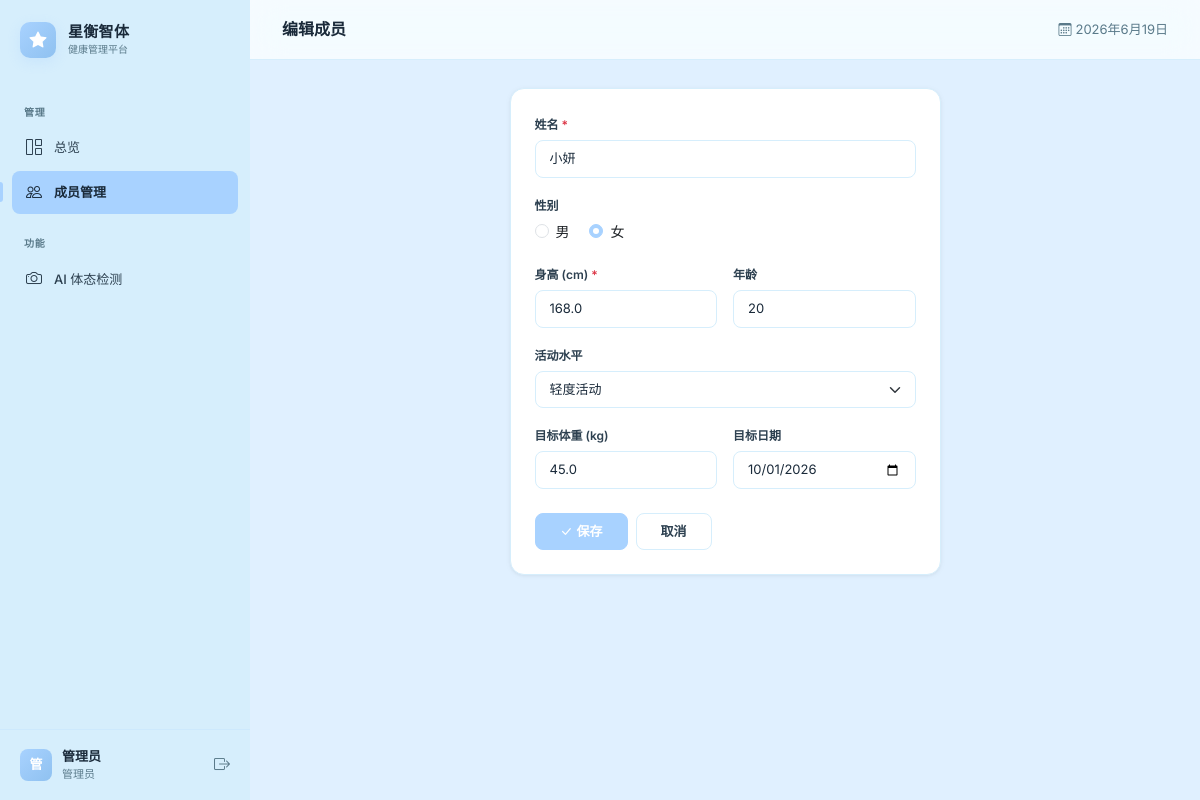
Page /members/12/edit (signed in) on the committed database.
### tables this page shows
CREATE TABLE "members" (
                 id INTEGER PRIMARY KEY AUTOINCREMENT,
                 name TEXT UNIQUE NOT NULL,
                 gender TEXT NOT NULL,
                 height REAL NOT NULL,
                 created_at TEXT NOT NULL, age INTEGER NOT NULL DEFAULT 25, activity TEXT NOT NULL DEFAULT '中等', target_weight REAL DEFAULT 0, target_date TEXT, account_id INTEGER);

### app.py (the view, shortened to what this page needs)
@app.route('/members/<int:mid>/edit', methods=['GET', 'POST'])
@login_required(role='admin')
def edit_member(mid):
    info = db.get_member_full_info(mid)
    if not info:
        return redirect(url_for('member_list'))
    return render_template('member_form.html', member=dict(info), title='编辑成员')

### app.py (called while the page is built)
def login_required(role=None):
    def decorator(f):
        @wraps(f)
        def wrapped(*args, **kwargs):
            if 'account_id' not in session:
                if request.path.startswith('/api/'):
                    return jsonify({'success': False, 'message': '请先登录'})
                return redirect(url_for('welcome'))
            if role and session.get('role') != role:
                if request.path.startswith('/api/'):
                    return jsonify({'success': False, 'message': '权限不足'})
                if session['role'] == 'admin':
                    return redirect(url_for('admin_index'))
                return redirect(url_for('user_dashboard'))
            return f(*args, **kwargs)
        return wrapped
    return decorator

### database.py (called while the page is built)
def get_connection():
    conn = sqlite3.connect(DB_NAME, timeout=15)
    conn.row_factory = sqlite3.Row
    return conn

def get_member_full_info(mid):
    conn = get_connection()
    member = conn.execute(
        "SELECT id, name, gender, height, age, activity, target_weight, target_date FROM members WHERE id=?", (mid,)
    ).fetchone()
    conn.close()
    return dict(member) if member else None

### templates/member_form.html (shortened to what this page needs)
{% extends "base.html" %}
{% block page_title %}{{ title }}{% endblock %}
{% block content %}
<div class="row justify-content-center">
  <div class="col-md-8 col-lg-6">
    <div class="card">
      <div class="card-body p-4">
        <form id="memberForm">
          <div class="mb-3">
            <label class="form-label">姓名 <span class="text-danger">*</span></label>
            <input type="text" class="form-control" name="name" value="{{ member.name if member else '' }}" placeholder="请输入姓名" required>
          </div>
          <div class="mb-3">
            <label class="form-label">性别</label>
            <div>
              <div class="form-check form-check-inline">
                <input class="form-check-input" type="radio" name="gender" value="男" id="genderMale"
                {% if not member or member.gender == '男' %}checked{% endif %}>
                <label class="form-check-label" for="genderMale">男</label>
              </div>
              <div class="form-check form-check-inline">
                <input class="form-check-input" type="radio" name="gender" value="女" id="genderFemale"
                {% if member and member.gender == '女' %}checked{% endif %}>
                <label class="form-check-label" for="genderFemale">女</label>
              </div>
            </div>
          </div>
          <div class="row g-3 mb-3">
            <div class="col-md-6">
              <label class="form-label">身高 (cm) <span class="text-danger">*</span></label>
              <input type="number" step="0.1" class="form-control" name="height" value="{{ member.height if member else '' }}" placeholder="例如 170" required>
            </div>
            <div class="col-md-6">
              <label class="form-label">年龄</label>
              <input type="number" class="form-control" name="age" value="{{ member.age if member else '25' }}" placeholder="例如 25">
            </div>
          </div>
          <div class="mb-3">
            <label class="form-label">活动水平</label>
            <select class="form-select" name="activity">
              {% for a in ['久坐', '轻度活动', '中度活动', '高度活动', '极高活动'] %}
              <option value="{{ a }}" {% if member and member.activity == a %}selected{% elif not member and a == '中度活动' %}selected{% endif %}>{{ a }}</option>
              {% endfor %}
            </select>
          </div>
          <div class="row g-3 mb-4">
            <div class="col-md-6">
              <label class="form-label">目标体重 (kg)</label>
              <input type="number" step="0.1" class="form-control" name="target_weight" value="{{ member.target_weight if member and member.target_weight else '' }}" placeholder="可选">
            </div>
            <div class="col-md-6">
              <label class="form-label">目标日期</label>
              <input type="date" class="form-control" name="target_date" value="{{ member.target_date if member and member.target_date else '' }}">
            </div>
          </div>
          <div class="d-flex gap-2">
            <button type="submit" class="btn btn-primary px-4"><i class="bi bi-check-lg me-1"></i>保存</button>
            <a href="{{ url_for('member_list') }}" class="btn btn-outline-secondary px-4">取消</a>
          </div>
        </form>
      </div>
    </div>
  </div>
</div>
{% endblock %}

### static/css/style.css (style rules this page uses)
:root { --primary: #A8D2FF; --primary-dark: #8FC1F0; --primary-light: rgba(168, 210, 255, 0.15); --primary-glow: rgba(168, 210, 255, 0.35); --primary-gradient: linear-gradient(135deg, #A8D2FF, #8FC1F0); --primary-gradient-soft: linear-gradient(135deg, rgba(168, 210, 255, 0.1), rgba(143, 193, 240, 0.1)); --accent-mint: #DFFAF5; --bg: #E0F0FF; --bg-card: #FFFFFF; --bg-elevated: #FFFFFF; --text: #1A2A3A; --text-secondary: #2D4050; --text-muted: #5A7A8A; --border: #D6EEFC; --border-light: #E8F4FF; --shadow-sm: 0 1px 2px rgba(0, 0, 0, 0.04); --shadow: 0 1px 3px rgba(0, 0, 0, 0.04), 0 1px 6px rgba(0, 0, 0, 0.04); --shadow-md: 0 4px 12px rgba(0, 0, 0, 0.06); --shadow-lg: 0 8px 32px rgba(0, 0, 0, 0.08); --shadow-xl: 0 20px 60px rgba(0, 0, 0, 0.12); --radius: 14px; --radius-sm: 8px; --radius-lg: 18px; --radius-xl: 24px; --sidebar-bg: #D6EEFC; --sidebar-width: 250px; --transition: all 0.25s cubic-bezier(0.4, 0, 0.2, 1); --font: 'Inter', 'Microsoft YaHei', -apple-system, BlinkMacSystemFont, sans-serif; }
*, *::before, *::after { box-sizing: border-box; margin: 0; padding: 0; }
html { scroll-behavior: smooth; }
body { font-family: var(--font); background: var(--bg); color: var(--text); font-size: 14px; line-height: 1.6; -webkit-font-smoothing: antialiased; -moz-osx-font-smoothing: grayscale; }
.card { background: var(--bg-card); border: 1px solid var(--border) !important; border-radius: var(--radius) !important; box-shadow: var(--shadow); transition: var(--transition); }
.card-body { padding: 20px 22px; }
.form-control, .form-select { border: 1px solid var(--border); border-radius: var(--radius-sm); font-size: 13px; padding: 8px 14px; color: var(--text); transition: var(--transition); box-shadow: none; font-family: var(--font); }
.form-control::placeholder { color: var(--text-muted); }
.form-label { font-size: 12px; font-weight: 600; color: var(--text-secondary); margin-bottom: 6px; }
.form-check-input:checked { background-color: var(--primary); border-color: var(--primary); }
.btn { border-radius: var(--radius-sm); font-weight: 600; font-size: 13px; padding: 8px 18px; transition: var(--transition); border: 1px solid transparent; cursor: pointer; font-family: var(--font); }
.btn-primary { background: var(--primary); border-color: var(--primary); color: #fff; }
.btn-outline-secondary { border-color: var(--border); color: var(--text-secondary); background: transparent; }
.gap-2 { gap: 8px !important; }

### rows in the picture
members: name "小妍", gender "☐ 男", gender "☑ 女", height "168.0", age "20", activity "轻度活动", target_weight "45.0", target_date "10/01/2026"

### other values in the picture
{{ session.get('display_name', 'A')[0] }} "管"
{{ session.get('display_name', '管理员') }} "管理员"
{{ title }} "编辑成员"
